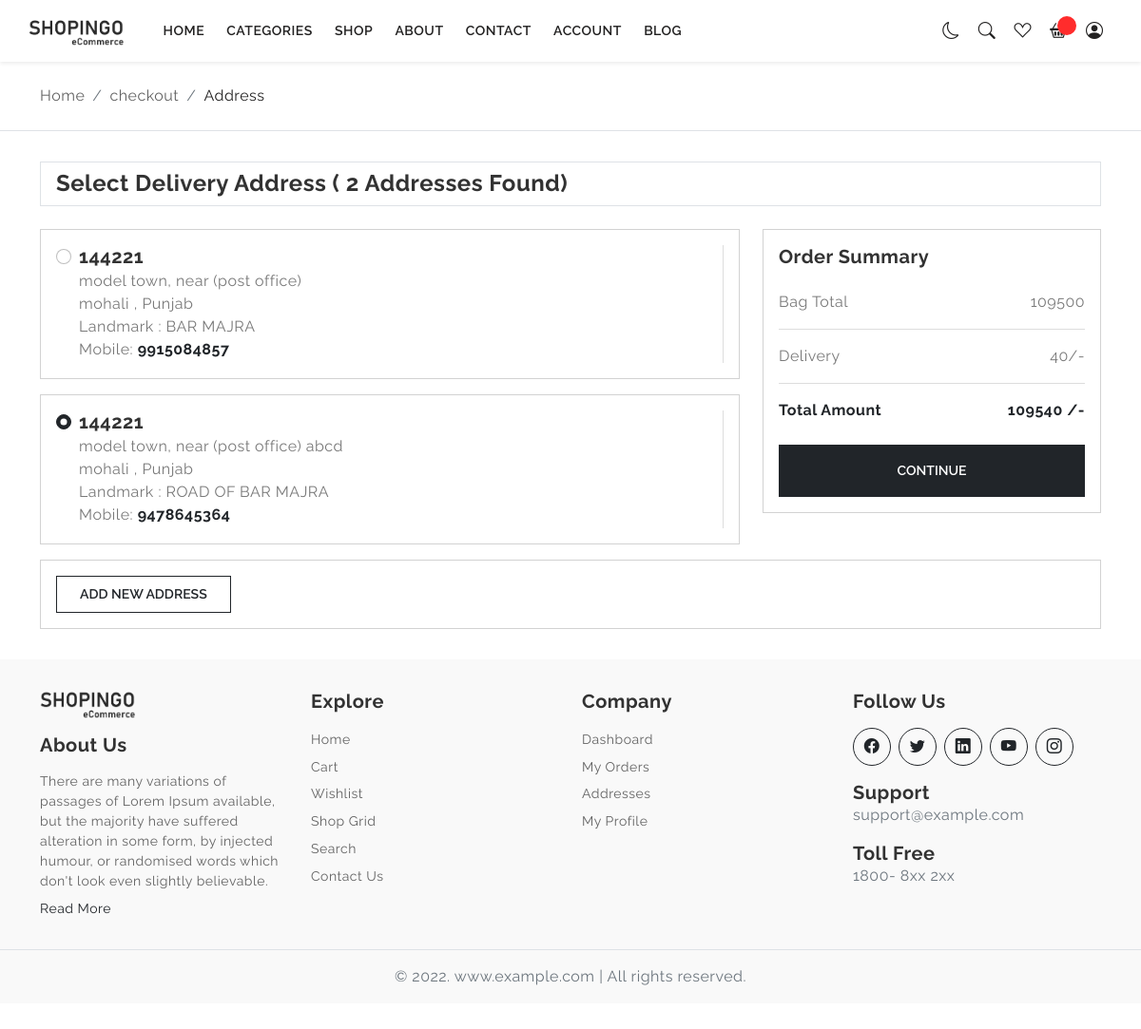
The page /src/view/address.php (signed in) on the database its author committed.
### tables this page shows
CREATE TABLE `user_address` (
  `id` int NOT NULL,
  `user_id` int NOT NULL,
  `address` varchar(255) NOT NULL,
  `state` varchar(255) NOT NULL,
  `city` varchar(255) NOT NULL,
  `landmark` varchar(255) NOT NULL,
  `pin_code` int NOT NULL,
  `contact_number` varchar(255) NOT NULL,
  `selected_address` int NOT NULL DEFAULT '0',
  `isDeleted` int NOT NULL DEFAULT '0',
  `created_at` timestamp NOT NULL DEFAULT CURRENT_TIMESTAMP,
  `updated_at` datetime DEFAULT CURRENT_TIMESTAMP ON UPDATE CURRENT_TIMESTAMP,
  `is_deleted` int DEFAULT NULL
);

### src/controller/fetch_cart_data.php (called while the page is built, shortened)
<?php
include '../../config/connection.php';
$user_id = $_SESSION['user_id'];
$fetch_data = "SELECT SUM(product_price * quantity) AS total_price, SUM(quantity) AS total_products FROM `products_cart` WHERE user_id = $user_id";
$execute = mysqli_query($conn, $fetch_data);
$result = mysqli_fetch_assoc($execute);
$total_price = $result['total_price'];
?>

### src/view/address.php (the view, shortened to what this page needs)
<?php
if (isset($_SESSION['user_login'])) {
  include '../../includes/header.php';
  include_once '../../includes/nav.php';
  include '../controller/user_address_handle.php';
  include '../controller/fetch_cart_data.php';
  $user_id = $_SESSION['user_id'];
  $fetch_cart_query = "SELECT * FROM `user_address` WHERE user_id = $user_id AND isDeleted = 0 ";
  $execute = mysqli_query($conn, $fetch_cart_query);
  $count = mysqli_num_rows($execute);
  while ($row = mysqli_fetch_assoc($execute)) {
    $address_container[] = $row;
  }
  ?>
  <div class="page-content">
    <div class="py-4 border-bottom">
      <div class="container">
        <nav aria-label="breadcrumb">
          <ol class="breadcrumb mb-0">
            <li class="breadcrumb-item"><a href="javascript:;">Home</a></li>
            <li class="breadcrumb-item"><a href="javascript:;">checkout</a></li>
            <li class="breadcrumb-item active" aria-current="page">Address</li>
          </ol>
        </nav>
      </div>
    </div>
    <section class="section-padding">
      <div class="container">
        <div class="d-flex align-items-center px-3 py-2 border mb-4">
          <div class="text-start">
            <h4 class="mb-0 h4 fw-bold">Select Delivery Address (
              <?php echo $count; ?> Addresses Found)
            </h4>
          </div>
        </div>
        <form action="../controller/orders_handle.php?user_id=<?php echo $user_id; ?>" method="POST">
          <div class="row g-4">
            <div class="col-12 col-lg-8 col-xl-8">
              <?php
              foreach ($address_container as $address_data) {
                $address_id = $address_data['id'];
                ?>
                <div class="card rounded-0 mb-3">
                  <div class="card-body">
                    <div class="d-flex flex-column flex-xl-row gap-3">
                      <div class="address-info form-check flex-grow-1">
                        <input class="form-check-input" type="radio" name="selectedAddress" id="flexRadioDefault1"
                          value="<?php echo $address_id; ?>" checked >
                        <label class="form-check-label" for="flexRadioDefault1">
                          <span class="fw-bold mb-0 h5">
                            <?php echo $address_data['pin_code']; ?>
                          </span><br>
                          <?php echo $address_data['address'] ?> <br>
                          <?php echo $address_data['city'] ?> ,
                          <?php echo $address_data['state'] ?> <br>
                          <?php echo "Landmark : " . $address_data['landmark'] ?> <br>
                          Mobile: <span class="text-dark fw-bold">
                            <?php echo $address_data['contact_number'] ?>
                          </span>
                        </label>
                      </div>
                    </div>
                  </div>
                </div>
              <?php }
              ?>
            </div>
            <div class="col-12 col-lg-4 col-xl-4">
              <div class="card rounded-0 mb-3">
                <div class="card-body">
                  <h5 class="fw-bold mb-4">Order Summary</h5>
                  <div class="hstack align-items-center justify-content-between">
                    <p class="mb-0">Bag Total</p>
                    <p class="mb-0">
                      <?php echo $total_price; ?>
                    </p>
                  </div>
                  <hr>
                  <div class="hstack align-items-center justify-content-between">
                    <p class="mb-0">Delivery</p>
                    <p class="mb-0">
                      <?php $delivery_charges = 40; ?>
                    <p class="mb-0">
                      <?php
                      if ($total_price > 0) {
                        echo $delivery_charges;
                      } else {
                        echo 0;
                      } ?>/-
                    </p>
                  </div>
                  <hr>
                  <div class="hstack align-items-center justify-content-between fw-bold text-content">
                    <p class="mb-0">Total Amount</p>
                    <p class="mb-0">
                      <?php if ($total_price > 0) {
                        $grand_total = $total_price + $delivery_charges;
                        echo $grand_total;
                      } else {
                        echo 0;
                      }
                      ?> /-
                    </p>
                  </div>
                  <div class="d-grid mt-4">
                    <button type="submit" name="orders_address_btn"
                      class="btn btn-dark btn-ecomm py-3 px-5">Continue</button>
                  </div>
                </div>
              </div>
            </div>
          </div>
        </form>
        <div class="card rounded-0">
          <div class="card-body">
            <button type="button" class="btn btn-outline-dark btn-ecomm" data-bs-toggle="modal"
              data-bs-target="#NewAddress">Add New Address</button>
          </div>
        </div>
      </div>
    </section>
  </div>
  <?php include '../../includes/footer.php' ?>
  </body>
  </html>
<?php } else {
  header("Location: ./login.php");
}
?>

### assets/css/style.css (style rules this page uses)
body { color: #797979; letter-spacing: 0.5px; background-color: #ffffff; font-family: 'Raleway', sans-serif; }
::placeholder { opacity: 0.5 !important; }
.h1, .h2, .h3, .h4, .h5, .h6, h1, h2, h3, h4, h5, h6 { color: #323232; }
.page-content { padding-top: 65px; }
.btn-ecomm { font-size: 14px; text-transform: uppercase; font-weight: 600; padding: 0.5rem 1.5rem; border-radius: 0; z-index: 6; }
.address-info .form-check-input, .filter-sidebar .form-check-input, .filter-sidebar .form-check-label { cursor: pointer; }
.address-info .form-check-input:checked, .filter-sidebar .form-check-input:checked { background-color: #212529; border-color: #212529; }
.breadcrumb li a { color: #636363; }
.breadcrumb li.active { color: #222121; }
.section-padding { padding-top: 2rem !important; padding-bottom: 2rem !important; }
.text-content { color: #212529; }

### rows shown on the page
user_address: pin_code "144221", address "model town, near (post office)", city "mohali", state "Punjab", landmark "BAR MAJRA", contact_number "9915084857"
user_address: pin_code "144221", address "model town, near (post office) abcd", city "mohali", state "Punjab", landmark "ROAD OF BAR MAJRA", contact_number "9478645364"

### other values the page prints
$count "2"
$total_price "109500"
$delivery_charges "40"
$grand_total "109540"
